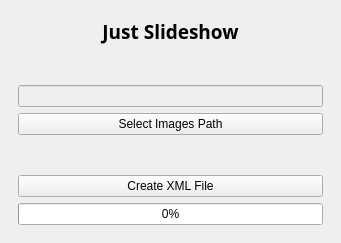
<?xml version="1.0" encoding="UTF-8"?>
<ui version="4.0">
 <class>MainWindow</class>
 <widget class="QMainWindow" name="MainWindow">
  <property name="geometry">
   <rect>
    <x>0</x>
    <y>0</y>
    <width>341</width>
    <height>243</height>
   </rect>
  </property>
  <property name="minimumSize">
   <size>
    <width>310</width>
    <height>208</height>
   </size>
  </property>
  <property name="maximumSize">
   <size>
    <width>341</width>
    <height>243</height>
   </size>
  </property>
  <property name="windowTitle">
   <string>SlideCrea</string>
  </property>
  <property name="windowOpacity">
   <double>1.000000000000000</double>
  </property>
  <widget class="QWidget" name="centralwidget">
   <layout class="QHBoxLayout" name="horizontalLayout">
    <item>
     <widget class="QStackedWidget" name="stackedWidget">
      <property name="currentIndex">
       <number>0</number>
      </property>
      <widget class="QWidget" name="page">
       <layout class="QVBoxLayout" name="verticalLayout">
        <item>
         <layout class="QVBoxLayout" name="verticalLayout_2">
          <item>
           <widget class="QLabel" name="label">
            <property name="font">
             <font>
              <family>PT Sans</family>
              <pointsize>14</pointsize>
              <weight>75</weight>
              <bold>true</bold>
             </font>
            </property>
            <property name="text">
             <string>Just Slideshow</string>
            </property>
            <property name="textFormat">
             <enum>Qt::MarkdownText</enum>
            </property>
            <property name="alignment">
             <set>Qt::AlignCenter</set>
            </property>
           </widget>
          </item>
          <item>
           <spacer name="verticalSpacer_2">
            <property name="orientation">
             <enum>Qt::Vertical</enum>
            </property>
            <property name="sizeHint" stdset="0">
             <size>
              <width>20</width>
              <height>40</height>
             </size>
            </property>
           </spacer>
          </item>
          <item>
           <widget class="QLineEdit" name="lineEditImagesPath">
            <property name="enabled">
             <bool>false</bool>
            </property>
           </widget>
          </item>
          <item>
           <widget class="QPushButton" name="selectImagesPathButton">
            <property name="text">
             <string>Select Images Path</string>
            </property>
           </widget>
          </item>
          <item>
           <spacer name="verticalSpacer">
            <property name="orientation">
             <enum>Qt::Vertical</enum>
            </property>
            <property name="sizeHint" stdset="0">
             <size>
              <width>20</width>
              <height>40</height>
             </size>
            </property>
           </spacer>
          </item>
          <item>
           <widget class="QPushButton" name="createXMLImagesFileButton">
            <property name="text">
             <string>Create XML File</string>
            </property>
           </widget>
          </item>
          <item>
           <widget class="QProgressBar" name="progressBarIImagesXML">
            <property name="value">
             <number>0</number>
            </property>
           </widget>
          </item>
         </layout>
        </item>
       </layout>
      </widget>
      <widget class="QWidget" name="page_2">
       <layout class="QVBoxLayout" name="verticalLayout_3">
        <item>
         <layout class="QVBoxLayout" name="verticalLayout_4"/>
        </item>
       </layout>
      </widget>
     </widget>
    </item>
   </layout>
  </widget>
 </widget>
 <resources/>
 <connections/>
</ui>
